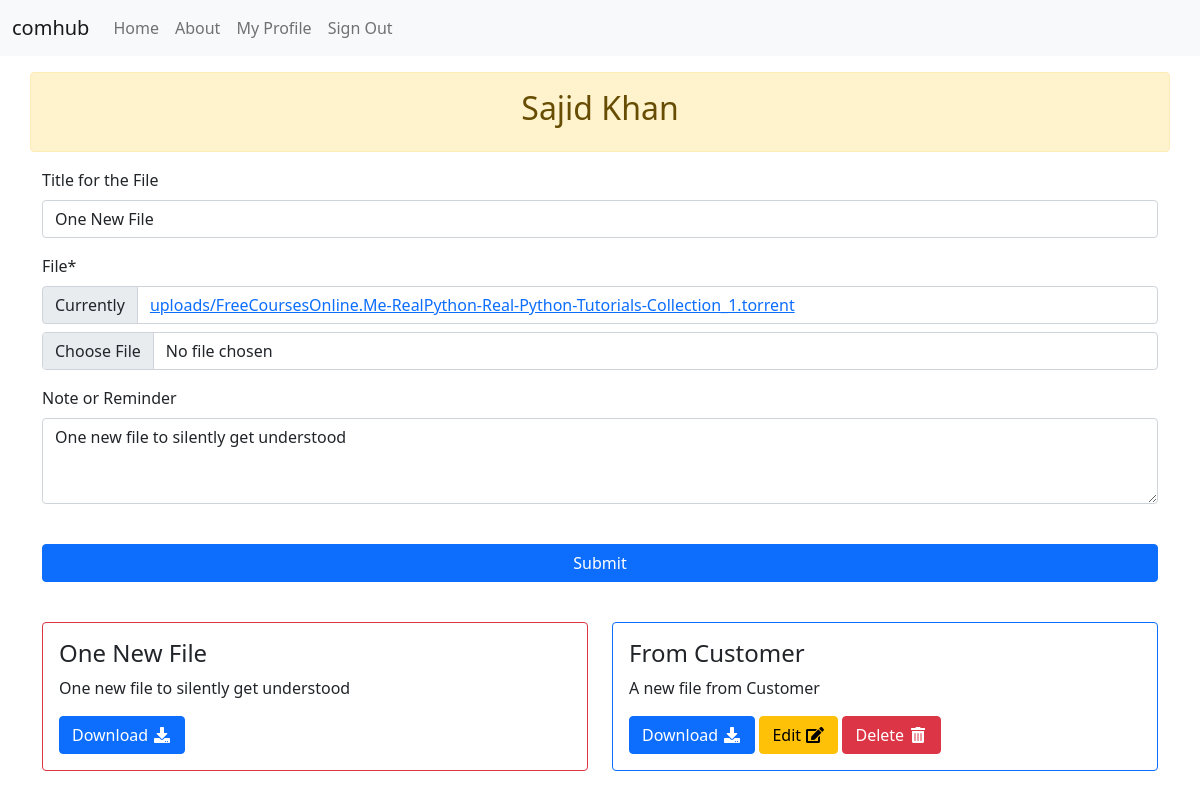
The app's page /customer_file_upload_page/sa/5/ (signed in) with its own data.
### comhub/users/models.py (models this page shows, shortened)
class User(AbstractUser):
    name = CharField(_("Name of User"), blank=True, max_length=255)
    address = TextField(_("Address"), blank=True)
    phone_number = PhoneNumberField(_("User's Phone Number"), blank=True)
    user_type_choices = Choices('Admin','Suplier','Customer',)
    user_type = StatusField(choices_name='user_type_choices')
    customer_of = models.ForeignKey("self", on_delete=models.CASCADE, blank=True, null=True)
    first_name = None  # type: ignore
    last_name = None  # type: ignore

### comhub/file_sharing_app/models.py (models this page shows, shortened)
class File(models.Model):
    title = models.CharField(_("Title for the File"), max_length=50, null=True, blank=True)
    uploader = models.ForeignKey(User, verbose_name=_("uploader"), related_name="uploader", on_delete=models.CASCADE)
    assigned_to = models.ForeignKey(User, verbose_name=_("assigned_to"), related_name="assigned_to", on_delete=models.CASCADE, null=True, blank=True )
    uploaded_file = models.FileField(_("File"), upload_to='uploads')
    note = models.TextField(_("Note or Reminder"), null=True, blank=True)

### comhub/file_sharing_app/views.py (the view)
# urls.py: path("customer_file_upload_page/<str:username>/<int:file_id>/", file_sharing_views.customer_file_upload_page, name="customer_file_upload_page"),
@login_required
def customer_file_upload_page(request, username, file_id):
    customer = User.objects.filter(username=username).first()
    file = File.objects.filter(id=file_id).first()
    form = FileForm(request.POST or None, request.FILES or None, instance=file or None)
    if form.is_valid():
        file = form.save(commit=False)
        file.uploader = request.user
        file.assigned_to = customer
        file.save()
        return redirect("customer_file_page", username=(customer.username))
    context = {
        "customer": customer,
        "form": form,
    }
    return render(request, 'pages/customer_file_page.html', context)

### comhub/file_sharing_app/forms.py
class FileForm(forms.ModelForm):
    class Meta:
        model = File
        fields = ('title','uploaded_file','note',)
    def __init__(self, *args, **kwargs):
        super().__init__(*args, **kwargs)
        self.fields['note'].widget.attrs.update({'rows':3})

### comhub/users/context_processors.py (called while the page is built)
def allauth_settings(request):
    return {
        "ACCOUNT_ALLOW_REGISTRATION": settings.ACCOUNT_ALLOW_REGISTRATION,
    }

### comhub/templates/pages/customer_file_page.html (shortened to what this page needs)
{% extends "base.html" %}
{% load crispy_forms_tags %}
{% block content %}
<div class="row mt-3">
    <div class="col-12 alert alert-warning text-center" role="alert">
        <h2>{% if customer.name %}{{customer.name}}{% else %}{{customer.username}}{% endif %}</h2>
    </div>
    <div class="col-12">
        <form method="post" enctype="multipart/form-data">
            {{form|crispy}}
            <button class="btn btn-primary col-12 my-4">Submit</button>
        </form>
    </div>
    <div class="col-12">
        <div class="row">
        {% for file in customer.assigned_to.all %}
        <div class="col-6 my-3">
            <div class="card border-{% if file.uploader == request.user %}primary{% else %}danger{% endif %}">
                <div class="card-body">
                    <h4 class="card-title">{{file.title}}</h4>
                    <p class="card-text">{{file.note}}</p>
                    <a download href="{{file.uploaded_file.url}}" role="button" class="btn btn-primary">Download <i class="fas fa-download   fa-fw"></i></a>
                    {% if file.uploader == request.user %}
                    <a role="button" href="{% url 'customer_file_upload_page' customer.username file.id %}" class="btn btn-warning">Edit <i class="fas fa-edit   fa-fw"></i></a>
                    <a role="button" href="{% url 'delete_file' file.id %}" class="btn btn-danger">Delete <i class="fas fa-trash-alt   fa-fw"></i></a>
                    {% endif %}
                </div>
            </div>
        </div>
        {% endfor %}
    </div>
</div>
</div>
{% endblock content %}

### records on screen
User: name "Sajid Khan"
File: title "One New File", note "One new file to silently get understood"
File: title "From Customer", note "A new file from Customer", shows "Edit"
